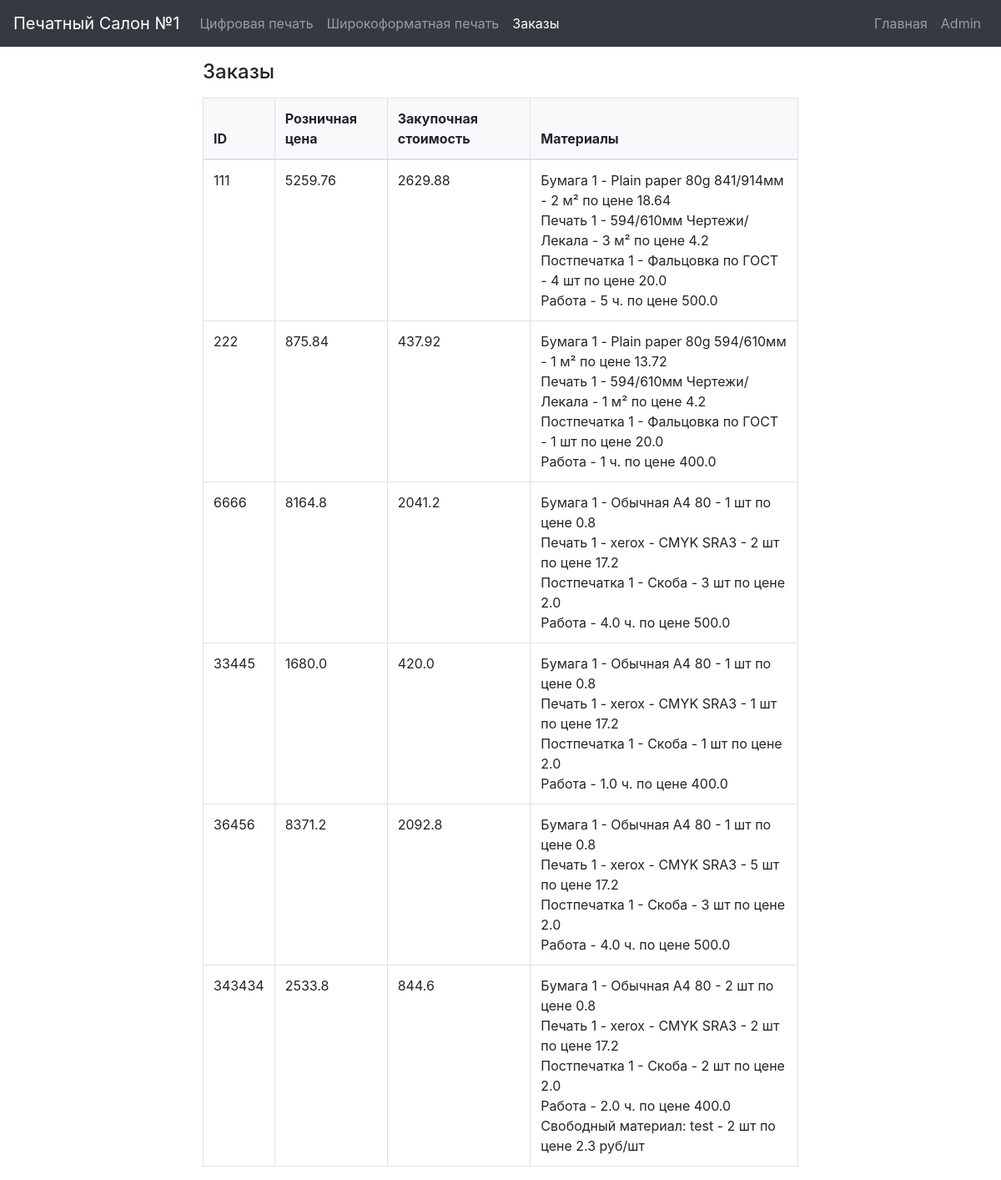
/calculator/orders, run on an earlier commit of the app's database.
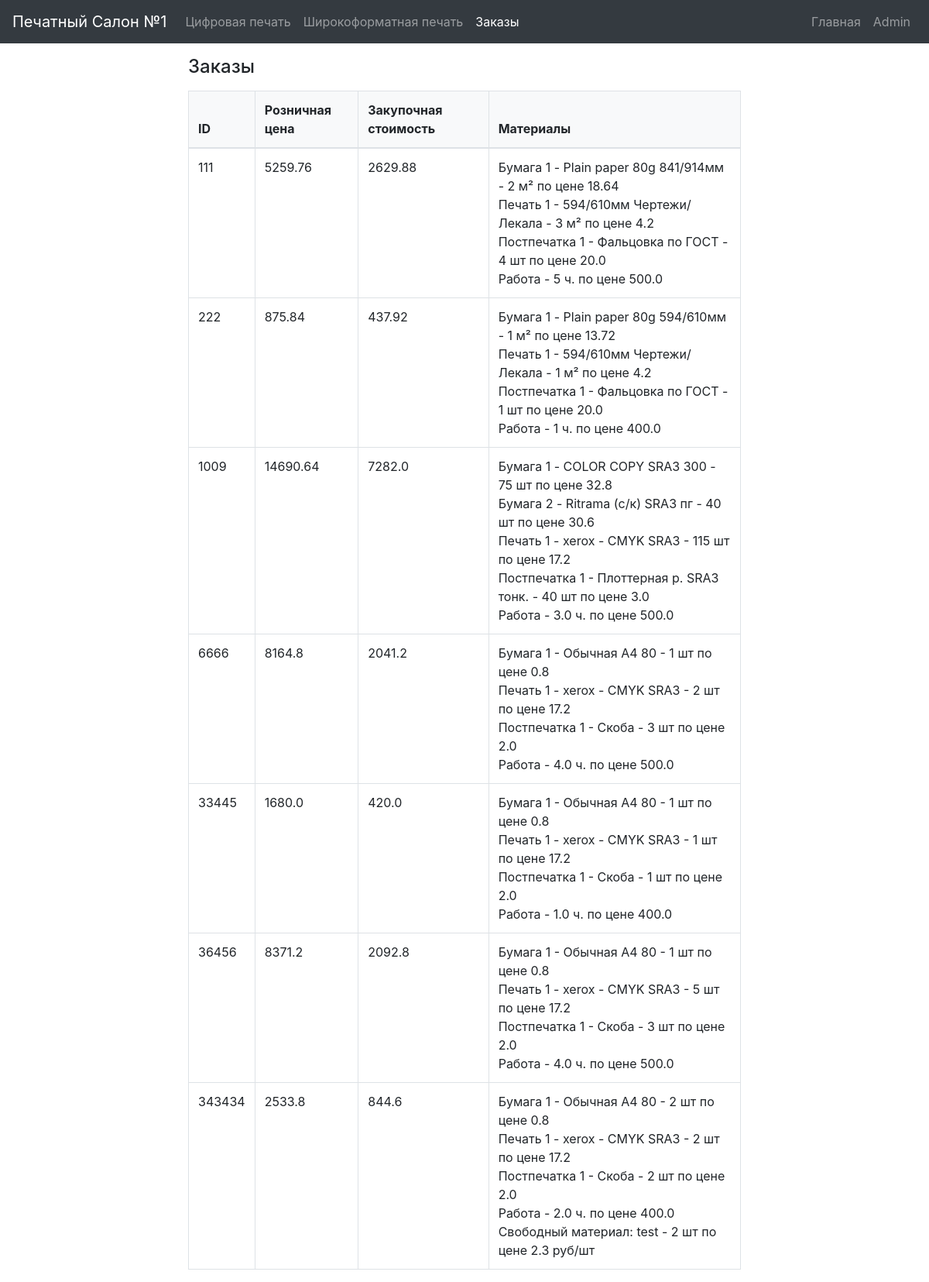
And on a later commit of the database.
### app/models.py (models this page shows)
class Order(db.Model):
    __tablename__ = 'order'  # Обновлено название таблицы
    id = db.Column(db.Integer, primary_key=True, autoincrement=True)
    retail_price = db.Column(db.Float, nullable=False)
    cost_price = db.Column(db.Float, nullable=False)
    materials = db.Column(db.String(500), nullable=False)  # Указание длины

### app/calculator/routes.py (the view)
@calculator_bp.route('/orders')
def show_orders():
    orders = Order.query.all()
    return render_template('Calculator/orders.html', orders=orders)

### app/templates/Calculator/orders.html
{% extends 'Calculator/calculator.html' %}
{% block content %}
<div class="container mt-3">
    <h2 class="mb-3">Заказы</h2>
    <table class="table table-bordered">
        <thead style="background-color: #f8f9fa;">
            <tr>
                <th>ID</th>
                <th>Розничная цена</th>
                <th>Закупочная стоимость</th>
                <th>Материалы</th>
            </tr>
        </thead>
        <tbody>
            {% for order in orders %}
            <tr>
                <td>{{ order.id }}</td>
                <td>{{ order.retail_price }}</td>
                <td>{{ order.cost_price }}</td>
                <td class="materials-cell">{{ order.materials }}</td>
            </tr>
            {% endfor %}
        </tbody>
    </table>
</div>
{% endblock %}

### app/templates/Calculator/calculator.html (shortened to what this page needs)
{% extends 'layout.html' %}
{% block nav_content %}
<ul class="navbar-nav">
    <li class="nav-item {% if request.path == url_for('calculator.sheet_printing_func') %}active{% endif %}">
        <a class="nav-link" href="{{ url_for('calculator.sheet_printing_func') }}">Цифровая печать</a>
    </li>
    <li class="nav-item {% if request.path == url_for('calculator.calculate_wide_format') %}active{% endif %}">
        <a class="nav-link" href="{{ url_for('calculator.calculate_wide_format') }}">Широкоформатная печать</a>
    </li>
    <li class="nav-item {% if request.path == url_for('calculator.show_orders') %}active{% endif %}">
        <a class="nav-link" href="{{ url_for('calculator.show_orders') }}">Заказы</a>
    </li>
</ul>
{% endblock %}

### app/templates/layout.html (shortened to what this page needs)
<!DOCTYPE html>
<html lang="en">
<head>
    <link rel="stylesheet" href="https://maxcdn.bootstrapcdn.com/bootstrap/4.5.2/css/bootstrap.min.css">
    <link rel="stylesheet" href="{{ url_for('static', filename='styles.css') }}">
</head>
<body>
<nav class="navbar navbar-expand-lg navbar-dark bg-dark">
    <a class="navbar-brand" href="{{ url_for('main.index') }}">Печатный Салон №1</a>
    <div class="collapse navbar-collapse" id="navbarNav">
        {% block nav_content %}{% endblock %}
        <ul class="navbar-nav ml-auto">
            <li class="nav-item"><a class="nav-link" href="/home">Главная</a></li>
            <li class="nav-item"><a class="nav-link" href="#" data-toggle="modal" data-target="#loginModal">Admin</a></li>
        </ul>
    </div>
</nav>
<main role="main" class="container mt-3">
    {% block content %}{% endblock %}
</main>
</body>
</html>

### app/static/styles.css (style rules this page uses)
.navbar { margin-left: 0; margin-right: 0; width: 100%; }
.container { margin-top: 10px; max-width: 80%; }
.table { width: 100%; }
.table thead th { background-color: #f8f9fa; }
h2 { font-size: 1.5rem; }
.materials-cell { white-space: pre-line; }

What changed in the data, as far as the page shows it:
added Order: id "1009", retail_price "14690.64", cost_price "7282.0", materials "Бумага 1 - COLOR COPY SRA3 300 - 75 шт по цене 32.8 Бумага 2 - Ritrama (с/к) SRA3 пг - 40 шт по цене 30.6 Печать 1 - xerox - CMYK SRA3 - 115 шт по цене 17.2 Постпечатка 1 - Плоттерная р. SRA3 тонк. - 40 шт по цене 3.0 Работа - 3.0 ч. по цене 500.0"
